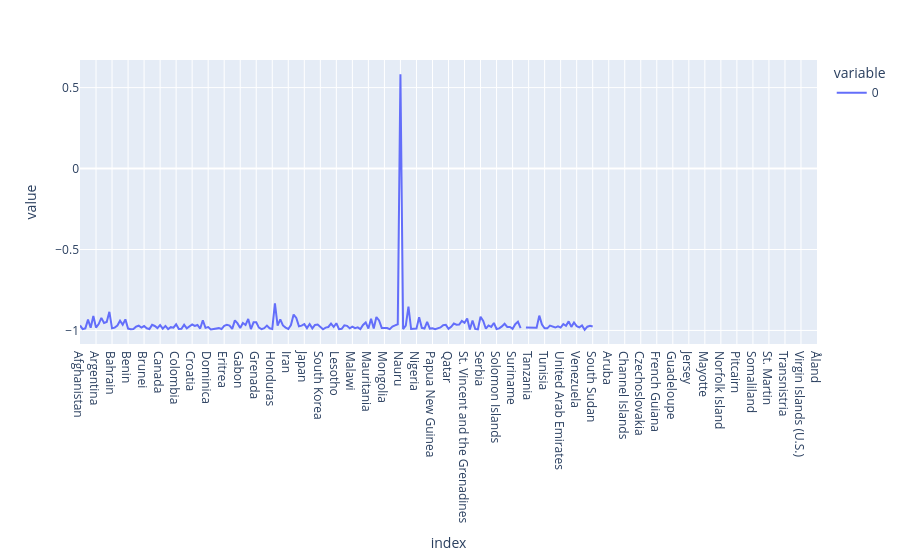

Notebook code cell kept with this figure:
### Code cell
df_u5mr.T.corrwith(df_life_exp.T).plot()

### Figure 1 — Plotly figure (JSON) as saved in the notebook; plotly's stock layout.template omitted (floating-point values rounded to 4 significant figures; data arrays with more than 128 entries replaced by an {"elided": "..."} marker saying what was removed)
{"data": [{"hovertemplate": "variable=0<br>index=%{x}<br>value=%{y}<extra></extra>", "legendgroup": "0", "line": {"color": "#636efa", "dash": "solid"}, "marker": {"symbol": "circle"}, "mode": "lines", "name": "0", "orientation": "v", "showlegend": true, "type": "scatter", "x": {"elided": "277 str values"}, "xaxis": "x", "y": {"elided": "277 float values"}, "yaxis": "y"}], "layout": {"legend": {"title": {"text": "variable"}, "tracegroupgap": 0}, "margin": {"t": 60}, "xaxis": {"anchor": "y", "domain": [0, 1], "title": {"text": "index"}}, "yaxis": {"anchor": "x", "domain": [0, 1], "title": {"text": "value"}}}}
